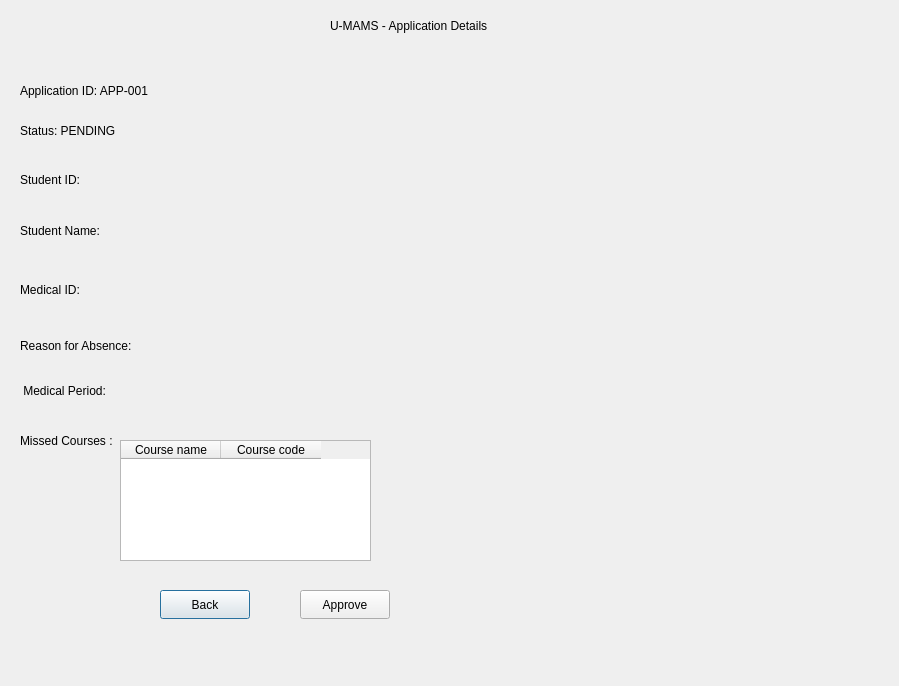
<?xml version="1.0" encoding="UTF-8"?>
<ui version="4.0">
 <class>ApplicationDetails</class>
 <widget class="QDialog" name="ApplicationDetails">
  <property name="geometry">
   <rect>
    <x>0</x>
    <y>0</y>
    <width>899</width>
    <height>686</height>
   </rect>
  </property>
  <property name="windowTitle">
   <string>U-MAMS - Application Details</string>
  </property>
  <widget class="QLabel" name="lblTitle">
   <property name="geometry">
    <rect>
     <x>330</x>
     <y>10</y>
     <width>211</width>
     <height>31</height>
    </rect>
   </property>
   <property name="contextMenuPolicy">
    <enum>Qt::ContextMenuPolicy::PreventContextMenu</enum>
   </property>
   <property name="text">
    <string>U-MAMS - Application Details</string>
   </property>
  </widget>
  <widget class="QLabel" name="lblApplicationID">
   <property name="geometry">
    <rect>
     <x>20</x>
     <y>70</y>
     <width>131</width>
     <height>41</height>
    </rect>
   </property>
   <property name="text">
    <string>Application ID: APP-001</string>
   </property>
  </widget>
  <widget class="QLabel" name="lblStatus">
   <property name="geometry">
    <rect>
     <x>20</x>
     <y>120</y>
     <width>151</width>
     <height>21</height>
    </rect>
   </property>
   <property name="text">
    <string>Status: PENDING</string>
   </property>
  </widget>
  <widget class="QLabel" name="lblStudentID">
   <property name="geometry">
    <rect>
     <x>20</x>
     <y>170</y>
     <width>63</width>
     <height>20</height>
    </rect>
   </property>
   <property name="text">
    <string>Student ID:</string>
   </property>
  </widget>
  <widget class="QLabel" name="lblStudentName">
   <property name="geometry">
    <rect>
     <x>20</x>
     <y>220</y>
     <width>91</width>
     <height>21</height>
    </rect>
   </property>
   <property name="text">
    <string>Student Name:</string>
   </property>
  </widget>
  <widget class="QLabel" name="lblMedicalID">
   <property name="geometry">
    <rect>
     <x>20</x>
     <y>280</y>
     <width>63</width>
     <height>20</height>
    </rect>
   </property>
   <property name="text">
    <string>Medical ID:</string>
   </property>
  </widget>
  <widget class="QLabel" name="lblReason">
   <property name="geometry">
    <rect>
     <x>20</x>
     <y>330</y>
     <width>121</width>
     <height>31</height>
    </rect>
   </property>
   <property name="text">
    <string>Reason for Absence:</string>
   </property>
  </widget>
  <widget class="QLabel" name="lblMedicalPeriod">
   <property name="geometry">
    <rect>
     <x>20</x>
     <y>380</y>
     <width>101</width>
     <height>21</height>
    </rect>
   </property>
   <property name="text">
    <string> Medical Period:</string>
   </property>
  </widget>
  <widget class="QLabel" name="lblCourses">
   <property name="geometry">
    <rect>
     <x>20</x>
     <y>430</y>
     <width>101</width>
     <height>21</height>
    </rect>
   </property>
   <property name="text">
    <string>Missed Courses :</string>
   </property>
  </widget>
  <widget class="QTableWidget" name="tblCourses">
   <property name="geometry">
    <rect>
     <x>120</x>
     <y>440</y>
     <width>251</width>
     <height>121</height>
    </rect>
   </property>
   <property name="columnCount">
    <number>2</number>
   </property>
   <column>
    <property name="text">
     <string>Course name</string>
    </property>
   </column>
   <column>
    <property name="text">
     <string>Course code</string>
    </property>
   </column>
  </widget>
  <widget class="QPushButton" name="btnBack">
   <property name="geometry">
    <rect>
     <x>160</x>
     <y>590</y>
     <width>90</width>
     <height>29</height>
    </rect>
   </property>
   <property name="text">
    <string>Back</string>
   </property>
  </widget>
  <widget class="QPushButton" name="btnApprove">
   <property name="geometry">
    <rect>
     <x>300</x>
     <y>590</y>
     <width>90</width>
     <height>29</height>
    </rect>
   </property>
   <property name="text">
    <string>Approve</string>
   </property>
  </widget>
 </widget>
 <resources/>
 <connections/>
</ui>
